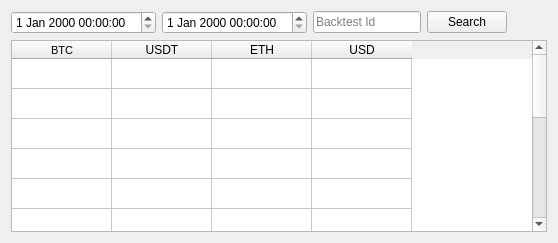
        <widget class="QWidget" name="tabStats">
         <attribute name="title">
          <string>Statistics</string>
         </attribute>
         <layout class="QGridLayout" name="gridLayout_19">
          <item row="0" column="0">
           <layout class="QVBoxLayout" name="verticalLayout_16">
            <item>
             <layout class="QHBoxLayout" name="horizontalLayout_7">
              <item>
               <widget class="QDateTimeEdit" name="dateFromStats"/>
              </item>
              <item>
               <widget class="QDateTimeEdit" name="dateToStats"/>
              </item>
              <item>
               <widget class="QLineEdit" name="txtBacktestIdStats">
                <property name="sizePolicy">
                 <sizepolicy hsizetype="Fixed" vsizetype="Fixed">
                  <horstretch>0</horstretch>
                  <verstretch>0</verstretch>
                 </sizepolicy>
                </property>
                <property name="placeholderText">
                 <string>Backtest Id</string>
                </property>
               </widget>
              </item>
              <item>
               <widget class="QPushButton" name="btnSearchStats">
                <property name="text">
                 <string>Search</string>
                </property>
               </widget>
              </item>
              <item>
               <spacer name="horizontalSpacer_5">
                <property name="orientation">
                 <enum>Qt::Horizontal</enum>
                </property>
                <property name="sizeHint" stdset="0">
                 <size>
                  <width>40</width>
                  <height>20</height>
                 </size>
                </property>
               </spacer>
              </item>
             </layout>
            </item>
            <item>
             <widget class="QTableWidget" name="tblStats">
              <property name="enabled">
               <bool>true</bool>
              </property>
              <property name="styleSheet">
               <string notr="true"/>
              </property>
              <attribute name="verticalHeaderVisible">
               <bool>false</bool>
              </attribute>
              <row>
               <property name="text">
                <string>New Row</string>
               </property>
              </row>
              <row>
               <property name="text">
                <string>New Row</string>
               </property>
              </row>
              <row>
               <property name="text">
                <string>New Row</string>
               </property>
              </row>
              <row>
               <property name="text">
                <string>New Row</string>
               </property>
              </row>
              <row>
               <property name="text">
                <string>New Row</string>
               </property>
              </row>
              <row>
               <property name="text">
                <string>New Row</string>
               </property>
              </row>
              <row>
               <property name="text">
                <string>New Row</string>
               </property>
              </row>
              <row>
               <property name="text">
                <string>New Row</string>
               </property>
              </row>
              <row>
               <property name="text">
                <string>New Row</string>
               </property>
              </row>
              <row>
               <property name="text">
                <string>New Row</string>
               </property>
              </row>
              <row>
               <property name="text">
                <string>New Row</string>
               </property>
              </row>
              <row>
               <property name="text">
                <string>New Row</string>
               </property>
              </row>
              <row>
               <property name="text">
                <string>New Row</string>
               </property>
              </row>
              <column>
               <property name="text">
                <string>BTC</string>
               </property>
               <property name="font">
                <font>
                 <pointsize>8</pointsize>
                </font>
               </property>
              </column>
              <column>
               <property name="text">
                <string>USDT</string>
               </property>
              </column>
              <column>
               <property name="text">
                <string>ETH</string>
               </property>
              </column>
              <column>
               <property name="text">
                <string>USD</string>
               </property>
              </column>
              <item row="0" column="0">
               <property name="text">
                <string/>
               </property>
               <property name="font">
                <font>
                 <pointsize>14</pointsize>
                </font>
               </property>
              </item>
             </widget>
            </item>
           </layout>
          </item>
         </layout>
        </widget>
